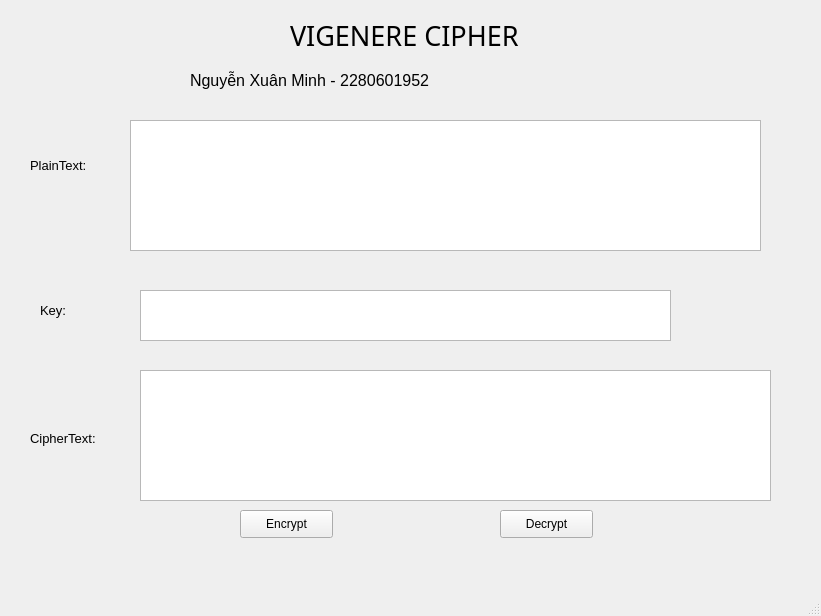
<?xml version="1.0" encoding="UTF-8"?>
<ui version="4.0">
 <class>MainWindow</class>
 <widget class="QMainWindow" name="MainWindow">
  <property name="geometry">
   <rect>
    <x>0</x>
    <y>0</y>
    <width>821</width>
    <height>616</height>
   </rect>
  </property>
  <property name="windowTitle">
   <string>MainWindow</string>
  </property>
  <widget class="QWidget" name="centralwidget">
   <widget class="QLabel" name="label">
    <property name="geometry">
     <rect>
      <x>290</x>
      <y>10</y>
      <width>241</width>
      <height>51</height>
     </rect>
    </property>
    <property name="font">
     <font>
      <family>Impact</family>
      <pointsize>20</pointsize>
     </font>
    </property>
    <property name="text">
     <string>VIGENERE CIPHER</string>
    </property>
    <property name="textFormat">
     <enum>Qt::PlainText</enum>
    </property>
   </widget>
   <widget class="QLabel" name="label_2">
    <property name="geometry">
     <rect>
      <x>190</x>
      <y>60</y>
      <width>441</width>
      <height>41</height>
     </rect>
    </property>
    <property name="font">
     <font>
      <pointsize>12</pointsize>
     </font>
    </property>
    <property name="text">
     <string>Nguyễn Xuân Minh - 2280601952</string>
    </property>
   </widget>
   <widget class="QLabel" name="label_4">
    <property name="geometry">
     <rect>
      <x>40</x>
      <y>300</y>
      <width>91</width>
      <height>21</height>
     </rect>
    </property>
    <property name="font">
     <font>
      <pointsize>10</pointsize>
     </font>
    </property>
    <property name="text">
     <string>Key:</string>
    </property>
   </widget>
   <widget class="QPushButton" name="btn_decrypt">
    <property name="geometry">
     <rect>
      <x>500</x>
      <y>510</y>
      <width>93</width>
      <height>28</height>
     </rect>
    </property>
    <property name="text">
     <string>Decrypt</string>
    </property>
   </widget>
   <widget class="QTextEdit" name="txt_cipher_text">
    <property name="geometry">
     <rect>
      <x>140</x>
      <y>370</y>
      <width>631</width>
      <height>131</height>
     </rect>
    </property>
   </widget>
   <widget class="QTextEdit" name="txt_plain_text">
    <property name="geometry">
     <rect>
      <x>130</x>
      <y>120</y>
      <width>631</width>
      <height>131</height>
     </rect>
    </property>
   </widget>
   <widget class="QTextEdit" name="txt_key">
    <property name="geometry">
     <rect>
      <x>140</x>
      <y>290</y>
      <width>531</width>
      <height>51</height>
     </rect>
    </property>
   </widget>
   <widget class="QLabel" name="label_3">
    <property name="geometry">
     <rect>
      <x>30</x>
      <y>150</y>
      <width>111</width>
      <height>31</height>
     </rect>
    </property>
    <property name="font">
     <font>
      <pointsize>10</pointsize>
     </font>
    </property>
    <property name="text">
     <string>PlainText:</string>
    </property>
   </widget>
   <widget class="QPushButton" name="btn_encrypt">
    <property name="geometry">
     <rect>
      <x>240</x>
      <y>510</y>
      <width>93</width>
      <height>28</height>
     </rect>
    </property>
    <property name="text">
     <string>Encrypt</string>
    </property>
   </widget>
   <widget class="QLabel" name="label_5">
    <property name="geometry">
     <rect>
      <x>30</x>
      <y>430</y>
      <width>91</width>
      <height>16</height>
     </rect>
    </property>
    <property name="font">
     <font>
      <pointsize>10</pointsize>
     </font>
    </property>
    <property name="text">
     <string>CipherText:</string>
    </property>
   </widget>
  </widget>
  <widget class="QMenuBar" name="menubar">
   <property name="geometry">
    <rect>
     <x>0</x>
     <y>0</y>
     <width>821</width>
     <height>26</height>
    </rect>
   </property>
  </widget>
  <widget class="QStatusBar" name="statusbar"/>
 </widget>
 <resources/>
 <connections/>
</ui>
